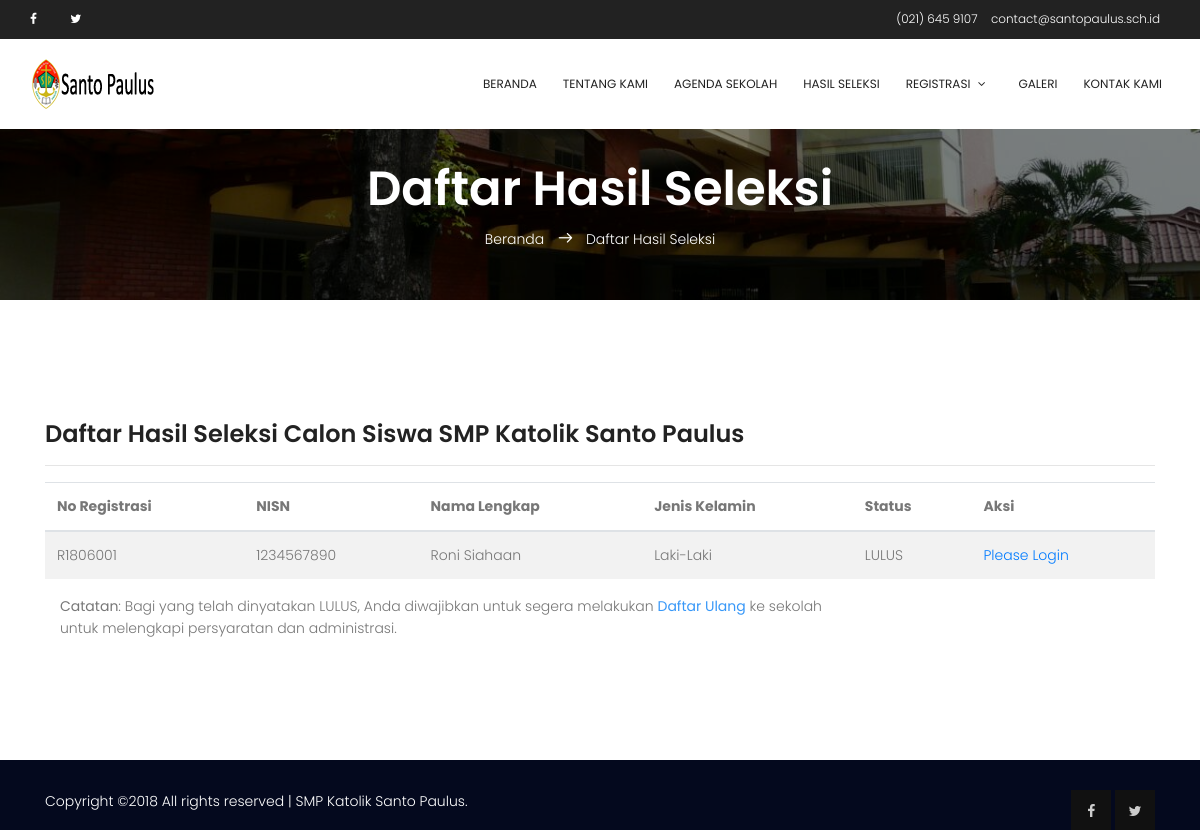
Screenshot of /?page=hasil-seleksi with the database file from the repository.
### tables this page shows
CREATE TABLE `registrasi` (
  `reg_id` varchar(8) NOT NULL,
  `reg_date` date NOT NULL,
  `cs_nisn` varchar(10) NOT NULL,
  `reg_status` tinyint(4) NOT NULL COMMENT '1:process,2:file_verified,3:pass,4:not_pass'
);

CREATE TABLE `calon_siswa` (
  `cs_id` int(11) NOT NULL,
  `cs_nisn` varchar(10) NOT NULL,
  `cs_nis` varchar(12) NOT NULL,
  `cs_nama_lengkap` varchar(100) NOT NULL,
  `cs_tmpt_lahir` varchar(100) NOT NULL,
  `cs_tgl_lahir` date NOT NULL,
  `cs_jkel` enum('L','P') NOT NULL,
  `cs_agama` varchar(35) NOT NULL,
  `cs_no_tlp` varchar(36) NOT NULL,
  `cs_alamat_lengkap` text NOT NULL,
  `cs_nama_ayah` varchar(100) NOT NULL,
  `cs_nama_ibu` varchar(100) NOT NULL,
  `cs_nama_wali` varchar(100) NOT NULL,
  `cs_asal_sekolah` varchar(100) NOT NULL,
  `cs_email` varchar(100) NOT NULL,
  `berkas_id` int(10) NOT NULL DEFAULT '0'
);

### digi_canvas.php (called while the page is built, shortened)
<?php
require("includes/constants.php");
require('includes/class.db.php');
$database = DB::getInstance();
include("template/v_header.php");
include("template/v_content.php");
include("template/v_footer.php");
?>

### includes/constants.php (called while the page is built, shortened)
<?php
$baseurl = "http://".$_SERVER['HTTP_HOST'].str_replace(basename($_SERVER['SCRIPT_NAME']),"",$_SERVER['SCRIPT_NAME']);
?>

### includes/class.db.php (called while the page is built, shortened)
<?php
class DB
{
    private $link = null;
    static $inst = null;
    public function __construct()
    {
        try {
            $this->link = new mysqli( DB_HOST, DB_USER, DB_PASS, DB_NAME );
            $this->link->set_charset( "utf8" );
        } catch ( Exception $e ) {
            die( 'Unable to connect to database' );
        }
    }
    public function get_results( $query, $object = false )
    {
        $results = $this->link->query( $query );
        if( $this->link->error )
        {
            $this->log_db_errors( $this->link->error, $query );
            return false;
        }
        else
        {
            $row = array();
            while( $r = ( !$object ) ? $results->fetch_assoc() : $results->fetch_object() )
            {
                $row[] = $r;
            }
            return $row;
        }
    }
    static function getInstance()
    {
        if( self::$inst == null )
        {
            self::$inst = new DB();
        }
        return self::$inst;
    }
}

### modules/hasil-seleksi/page_seleksi.php (the view, shortened to what this page needs)
<?php
    $pagetitle = "Daftar Hasil Seleksi";
?>
<section class="banner-area relative">
    <div class="overlay overlay-bg"></div>
    <div class="container">
        <div class="row d-flex align-items-center justify-content-center">
            <div class="about-content col-lg-12">
                <h1 class="text-white">
                    <?php echo ucfirst($pagetitle);?>
                </h1>
                <p class="text-white link-nav"><a href="<?php echo $baseurl;?>">Beranda </a>  <span class="lnr lnr-arrow-right"></span>  <?php echo ucfirst($pagetitle);?></p>
            </div>
        </div>
    </div>
</section>
<section class="section-gap">
<div class="container">
    <div class="row">
        <div class="col-md-12">
            <h3>Daftar Hasil Seleksi Calon Siswa SMP Katolik Santo Paulus</h3><hr>
            <table id="data_grid" class="table table-striped">
            <thead>
                <tr>
                    <th>No Registrasi</th>
                    <th>NISN</th>
                    <th>Nama Lengkap</th>
                    <th>Jenis Kelamin</th>
                    <th>Status</th>
                    <th>Aksi</th>
                </tr>
            </thead>
            <tbody>
            <?php
                $query = "SELECT r.reg_id, r.reg_status, c.* "
                        . "FROM registrasi AS r INNER JOIN calon_siswa AS c ON r.cs_nisn = c.cs_nisn "
                        . "WHERE r.reg_status <> 1 ORDER BY reg_id ASC";
                $results = $database->get_results( $query );
                foreach( $results as $row )
                {
                    $key = filterOutput($row["reg_id"]);
                    $gender = $row["cs_jkel"] == "L" ? "Laki-Laki" : "Perempuan";
                    $stat = (int)$row["reg_status"];
                    switch ($stat){
                        case 3:
                            $status = strtoupper("lulus");
                            if (empty($_SESSION['isSession'])){
                                $html = '<a href="?page=enroll">Please Login</a>';
                            }else{
                                $html = '<form method="POST" action="modules/hasil-seleksi/do_print_card.php" target="_BLANK">';
                                $html .= '<input type="hidden" name="fkey" value="'.$key.'" readonly>';
                                $html .= '<button type="submit" class="btn btn-sm btn-success"><i class="fa fa-print"></i> Bukti Lulus</button>';
                                $html .= '</form>';
                            }
                        break;
                    }
                        echo '<td>'.$row["reg_id"].'</td>';
                        echo '<td>'.$row["cs_nisn"].'</td>';
                        echo '<td>'.$row["cs_nama_lengkap"].'</td>';
                        echo '<td>'.$gender.'</td>';
                        echo '<td>'.$status.'</td>';
                        echo '<td>'.$html.'</td>';
                }
            ?>
            </tbody>
            </table>
            <div class="col-md-9"><strong>Catatan</strong>: Bagi yang telah dinyatakan LULUS, Anda diwajibkan untuk segera melakukan <b>Daftar Ulang</b>
            ke sekolah untuk melengkapi persyaratan dan administrasi.</div>
        </div>
    </div>
</div>
</section>

### assets/css/main.css (style rules this page uses)
body { color:#777;font-family:"Poppins",sans-serif;font-size:14px;font-weight:300;line-height:1.625em;position:relative }
a { -webkit-transition:all 0.3s ease 0s;-moz-transition:all 0.3s ease 0s;-o-transition:all 0.3s ease 0s;transition:all 0.3s ease 0s }
a,a:focus,a:hover { text-decoration:none;outline:0 }
h1,h2,h3,h4,h5,h6 { font-family:"Poppins",sans-serif;color:#222;line-height:1.2em !important;margin-bottom:0;margin-top:0;font-weight:600 }
h1,.h1 { font-size:36px }
h3,.h3 { font-size:24px }
td,th { border-radius:0px }
.text-white { color:#fff }
.relative { position:relative }
.overlay { position:absolute;left:0;right:0;top:0;bottom:0 }
b,sup,sub,u,del { color:#3898f8 }
h1 { font-size:36px }
h3 { font-size:24px }
h1,h2,h3,h4,h5,h6 { line-height:1.5em }
.section-gap { padding:120px 0 }
.banner-area { background:url(../img/banner-bg.jpg) center;background-size:cover }
.banner-area .overlay { background:#000;opacity:.5 }
.link-nav { margin-top:10px;margin-bottom:0px }
.about-content { margin-top:110px;padding:50px 0px;text-align:center }
.about-content h1 { font-size:48px;font-weight:600 }
.about-content a { color:#fff;font-weight:300;font-size:14px }
.about-content .lnr { margin:0px 10px;font-weight:600 }

### rows the page displays
registrasi: reg_id "R1806001", calon_siswa.cs_nisn "1234567890", calon_siswa.cs_nama_lengkap "Roni Siahaan", calon_siswa.cs_jkel "Laki-Laki", status "LULUS"

### other values shown
INFO_EMAIL "contact@santopaulus.sch.id"
$pagetitle "Daftar Hasil Seleksi"
WEB_TITLE "SMP Katolik Santo Paulus"
